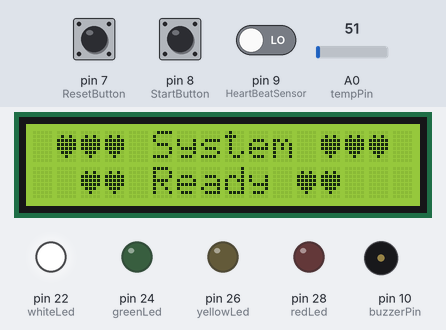
A sketch run on a simulated Arduino Mega 2560, built with avr-gcc and run on an emulated ATmega2560. On the bench: 16×2 character LCD, output pins drawn as LEDs (lit = HIGH), buzzer (waves = sounding, pin HIGH). The test bench sets the inputs (shaded band); at power-on: pin 7 (ResetButton) HIGH, pin 8 (StartButton) HIGH, pin 9 (HeartBeatSensor) LOW, A0 (tempPin) = 51.

Above: at 2.2 s.
2.3 s: pin 7 (ResetButton) pulled LOW for 0.15 s
At 3.1 s:
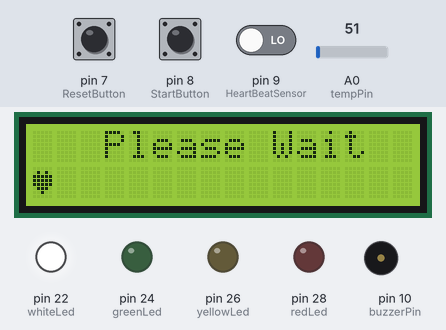
At 18.8 s:
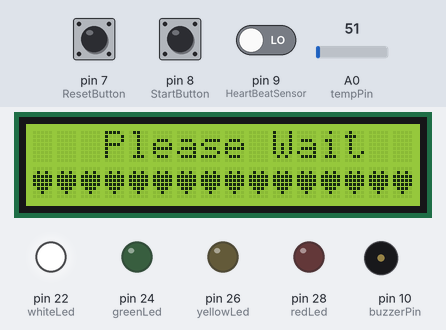
Timing chart, 0 to 20.3 s (numbered marks = the images above; inputs shaded):
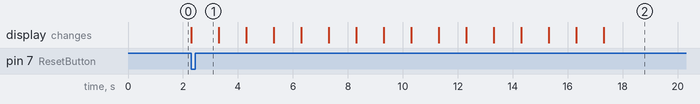

The sketch:

AAA_HeartKali.ino
```cpp
/*Arduino program for HeartBeat and
 * Body temperature monitoring
 *Two sensors have been used:
 *HeartBeat Sensor
 *LM35 : Temp Sensor
 *LCD Display, LED, PushButtons and other
 *components have been used to enhance the effectiveness
 *of the projects.
 *
 *Projects Designed and Implemented by
 *: Beryl Chebet and Kithinji Muriungi
 *Courtesy of SEDMu
 *Presented : Moi University Expo 16/17 (Hosted by TSA)
 */


#include<LiquidCrystal.h>  // Including LCD Library
LiquidCrystal lcd(12, 11, 5, 4, 3, 2);

int HeartBeatSensor = 9;

int ResetButton=7;
int StartButton=8;

int tempValue;
int tempPin = 0;

int whiteLed = 22;
int greenLed = 24;
int yellowLed = 26;
int redLed = 28;

int buzzerPin = 10;

int count=0,i=0,k=0,rate=0; // Initializing the Counters to Enable While Loop
unsigned long timeFinal,timeInitial; // Initializing Time variables
unsigned long time; // Initializing time function

byte heart[8] = // Designing the HEART Symbol ( Initialize the Function)
{
  0b00000,
  0b01010,
  0b11111,
  0b11111,
  0b11111,
  0b01110,
  0b00100,
  0b00000
};


void setup()
{
  pinMode(HeartBeatSensor, INPUT);
  pinMode(StartButton, INPUT);
  pinMode(ResetButton, INPUT);
  pinMode(whiteLed, OUTPUT);
  pinMode(greenLed, OUTPUT);
  pinMode(yellowLed, OUTPUT);
  pinMode(redLed, OUTPUT);
  pinMode(buzzerPin, OUTPUT);

  lcd.begin(16,2);
  lcd.createChar(1, heart); // Initializing the Symbol Creation Function in LCD

  lcd.clear();
  lcd.setCursor(1,0);
  lcd.write(1);lcd.write(1);lcd.write(1);
  lcd.print(" System ");
  lcd.write(1);lcd.write(1);lcd.write(1);
  lcd.setCursor(2,1);
  lcd.write(1);lcd.write(1);
  lcd.print(" Ready ");
  lcd.write(1);lcd.write(1);

  digitalWrite(StartButton, HIGH);
  digitalWrite(ResetButton, HIGH);

  digitalWrite(whiteLed, HIGH);

  delay(1000);
}

void loop()
{
  tempValue = analogRead(tempPin);
  tempValue = tempValue * 0.48828125;

  if(!(digitalRead(ResetButton)))
  {
    k=0;
    lcd.clear();
    lcd.print("   Please Wait ");
    heartBlink();
    while(k<5)
    {
     if(digitalRead(HeartBeatSensor))
     {
      if(k==0)
      timeInitial=millis();
      k++;
      while(digitalRead(HeartBeatSensor));
     }
    }
      timeFinal=millis();
      rate=timeFinal-timeInitial;
      rate=rate/5;
      rate=60000/rate;
      lcd.clear();
      lcd.print("H ");
      lcd.write(1);
      lcd.print(" B ");
      lcd.print("Rate = ");
      lcd.print(rate);
      lcd.setCursor(4,1);
      lcd.print("Temp = ");
      lcd.print(tempValue);
      ledLoop();

      k=0;
      rate=0;
    }
  if(!digitalRead(StartButton))
  {
    rate=0;
     lcd.clear();
     lcd.write(1);
      lcd.print(" Monitor Your ");
      lcd.write(1);
      lcd.setCursor(3,1);
      lcd.write(1);lcd.write(1);
      lcd.print("Body");
      lcd.write(1);lcd.write(1);
      k=0;
  }
}

void heartBlink() //Heart Symbol Blinking Function
  {
    lcd.setCursor(0, 1);
    lcd.write(1);
    delay(1000);
    lcd.setCursor(1, 1);
    lcd.write(1);
    delay(1000);
    lcd.setCursor(2, 1);
    lcd.write(1);
    delay(1000);
    lcd.setCursor(3, 1);
    lcd.write(1);
    delay(1000);
    lcd.setCursor(4, 1);
    lcd.write(1);
    delay(1000);
    lcd.setCursor(5, 1);
    lcd.write(1);
    delay(1000);
    lcd.setCursor(6, 1);
    lcd.write(1);
    delay(1000);
    lcd.setCursor(7, 1);
    lcd.write(1);
    delay(1000);
    lcd.setCursor(8, 1);
    lcd.write(1);
    delay(1000);
    lcd.setCursor(9, 1);
    lcd.write(1);
    delay(1000);
    lcd.setCursor(10, 1);
    lcd.write(1);
    delay(1000);
    lcd.setCursor(11, 1);
    lcd.write(1);
    delay(1000);
    lcd.setCursor(12, 1);
    lcd.write(1);
    delay(1000);
    lcd.setCursor(13, 1);
    lcd.write(1);
    delay(1000);
    lcd.setCursor(14, 1);
    lcd.write(1);
    delay(1000);
    lcd.setCursor(15, 1);
    lcd.write(1);
    delay(1000);
  }

void ledLoop(){
  if(tempValue > 15 && tempValue < 45 && rate > 60 && rate < 100){
     digitalWrite(greenLed, HIGH);
     digitalWrite(whiteLed, LOW);
     }
     else if(tempValue > 0 && tempValue < 15 && rate < 60){
      digitalWrite(yellowLed, HIGH);
      digitalWrite(whiteLed, LOW);
      }
      else if(tempValue > 45 && rate > 100){
        digitalWrite(redLed, HIGH);
        digitalWrite(whiteLed, LOW);
        digitalWrite(buzzerPin, HIGH);
        }
        else if(tempValue > 15 && tempValue < 45 || rate > 60 && rate < 100){
          digitalWrite(greenLed, HIGH);
          digitalWrite(whiteLed, HIGH);
          }
          else if(tempValue > 0 && tempValue < 15 || rate < 60){
            digitalWrite(yellowLed, HIGH);
            digitalWrite(whiteLed, HIGH);
            }
            else if(tempValue < 45 || rate < 60){
              digitalWrite(redLed, HIGH);
              digitalWrite(whiteLed, HIGH);
              digitalWrite(buzzerPin, HIGH);
              }
              else{
                digitalWrite(whiteLed, HIGH);
                }
  }
```

Measured:
- after the input at 2.3 s, the display: changes at once (image 1)
